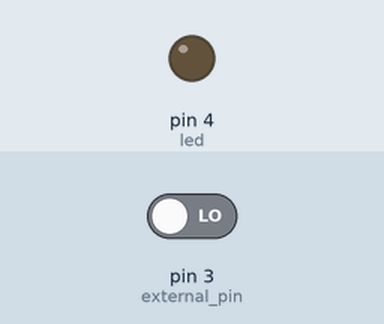
Recording of a sketch running on a simulated Arduino Uno, built with avr-gcc and run on an emulated ATmega328P. On the bench: output pins drawn as LEDs (lit = HIGH). Inputs (shaded band) come from the test bench; at power-on: pin 3 (external_pin) LOW.

Above: at 1.2 s.
1.3 s: pin 3 (external_pin) driven HIGH
At 5.7 s:
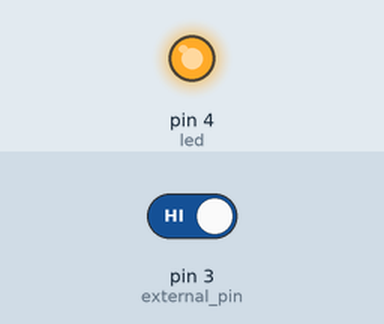
Timing chart, 0 to 10.2 s (numbered marks = the images above; inputs shaded):
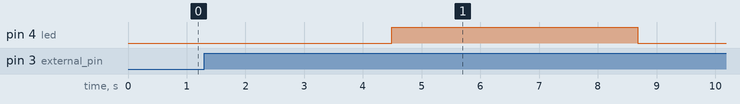

The sketch:

Exemplo_03.ino
```cpp
#define led 4 //nosso led
#define external_pin 3 //nosso botão como interrupção externa

using ISR_callback = void(*)(); //definição de tipo para nossa callback

volatile byte estado_led = LOW;//estado atual do led
volatile byte estado_prescaler;//Prescaler atual

//Uma enumeração da tabela de prescaler vista no datasheet, uma forma facil de vizualizar no codigo
enum Prescaler{
  OFF = 0,
  Prescaler_1,
  Prescaler_8,
  Prescaler_64,
  Prescaler_256,
  Prescaler_1024
};

//nossa ISR, repare no tipo volatile, significa que ISR_function vai ser chamada na nossa ISR
//mesmo sendo um callback ainda é necessário o modificador "volatile"
volatile ISR_callback ISR_function;
ISR(TIMER1_OVF_vect){
  ISR_function();
}

//nossa função para configurar o timer
void Event_handler(ISR_callback callback, Prescaler Feq){
  cli(); // desliga as interrupções para não haver error durante a configuração

  ISR_function = callback; //recebe uma função do tipo ISR

  estado_prescaler = Feq; //salva a configuração atual do prescaler

  TCCR1A = 0b00000000;//modo normal

  TCCR1B = Feq & 0x7;//configuração do prescaler, "& 0x7" serve para ganrantir que vamos manipular somente os bits de Prescaler

  TIMSK1 = 0b00000001;//habilita a interrupção por overflow do timer

  sei();//habilita interrupções globais
}

//muda o estado do led
void pisca_led(){
  digitalWrite(led, estado_led);
  estado_led = !estado_led;
}

//função para modificar o prescaler do timer1
void mod_prescaler(){
  estado_prescaler++;//muda para o proximo prescaler (8 - 64 - 256 - 1024)
  if(estado_prescaler > Prescaler_1024){
   estado_prescaler = Prescaler_8; //abaixo disso não é possivel visualizar o led piscar
  }
  TCCR1B = estado_prescaler & 0x7;//configuração do prescaler, "& 0x7" serve para ganrantir que vamos manipular somente os bits de Prescaler
}
//-----------------Principal--------------------------------------
void setup() {
  pinMode(led, OUTPUT);

  //Pino da interrupção externa como input
  pinMode(external_pin, INPUT);

  //Nossa função que recebe uma ISR e o prescaler
  Event_handler(pisca_led, Prescaler_256);

  //interrupção no pino 3 na mudança do estado LOW para HIGH
  attachInterrupt(digitalPinToInterrupt(external_pin),mod_prescaler,RISING);
}
void loop() {
  //void loop vazia
}
```
